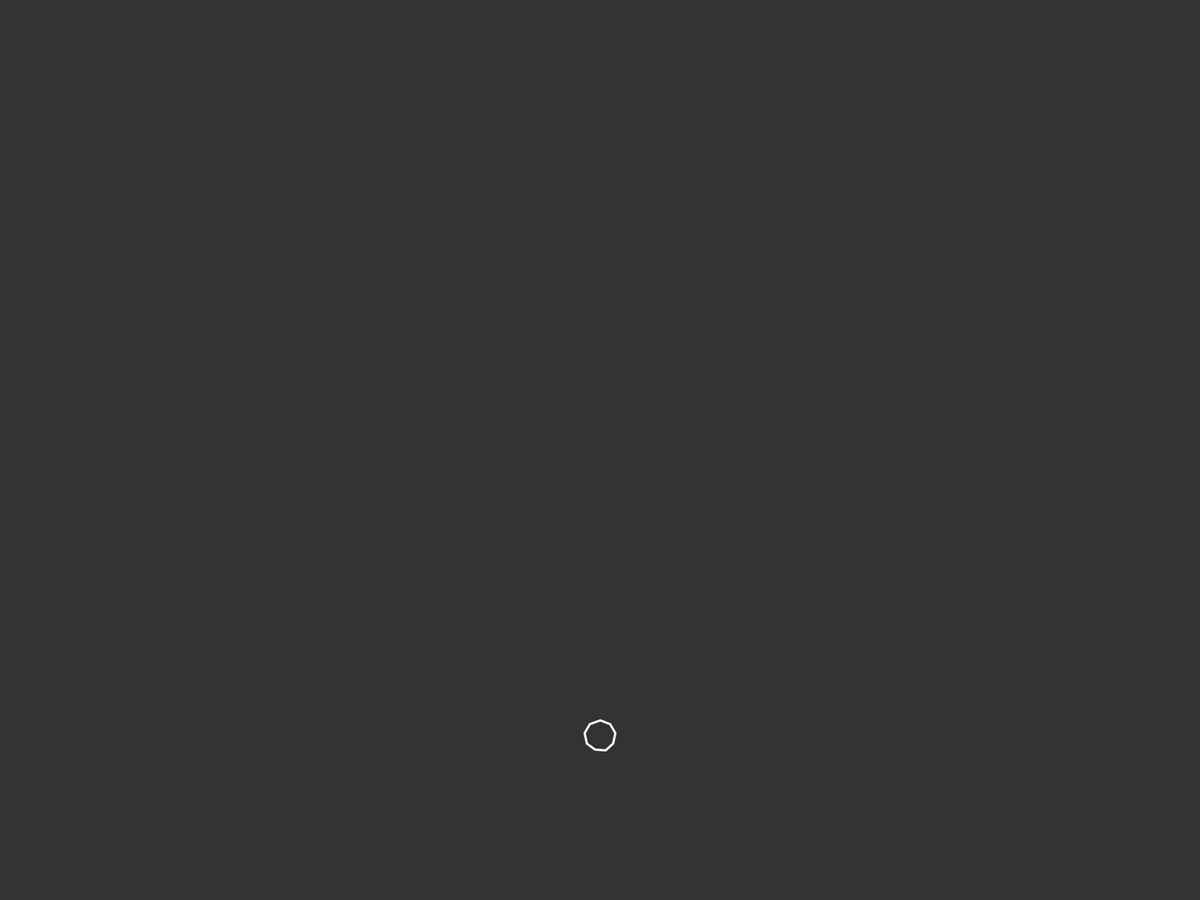
Frame 1 (no input)
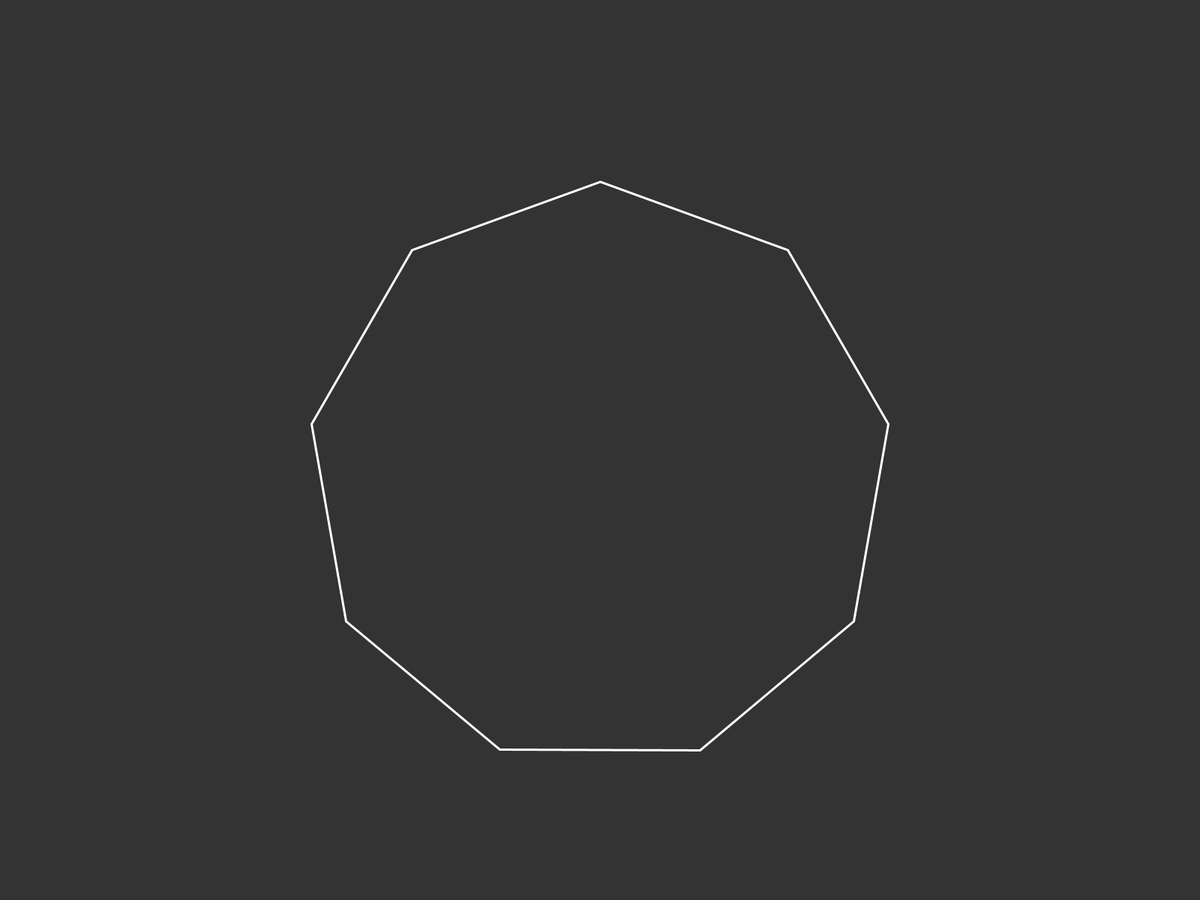
Frame 60 (the mouse pressed at the canvas centre just before this capture)
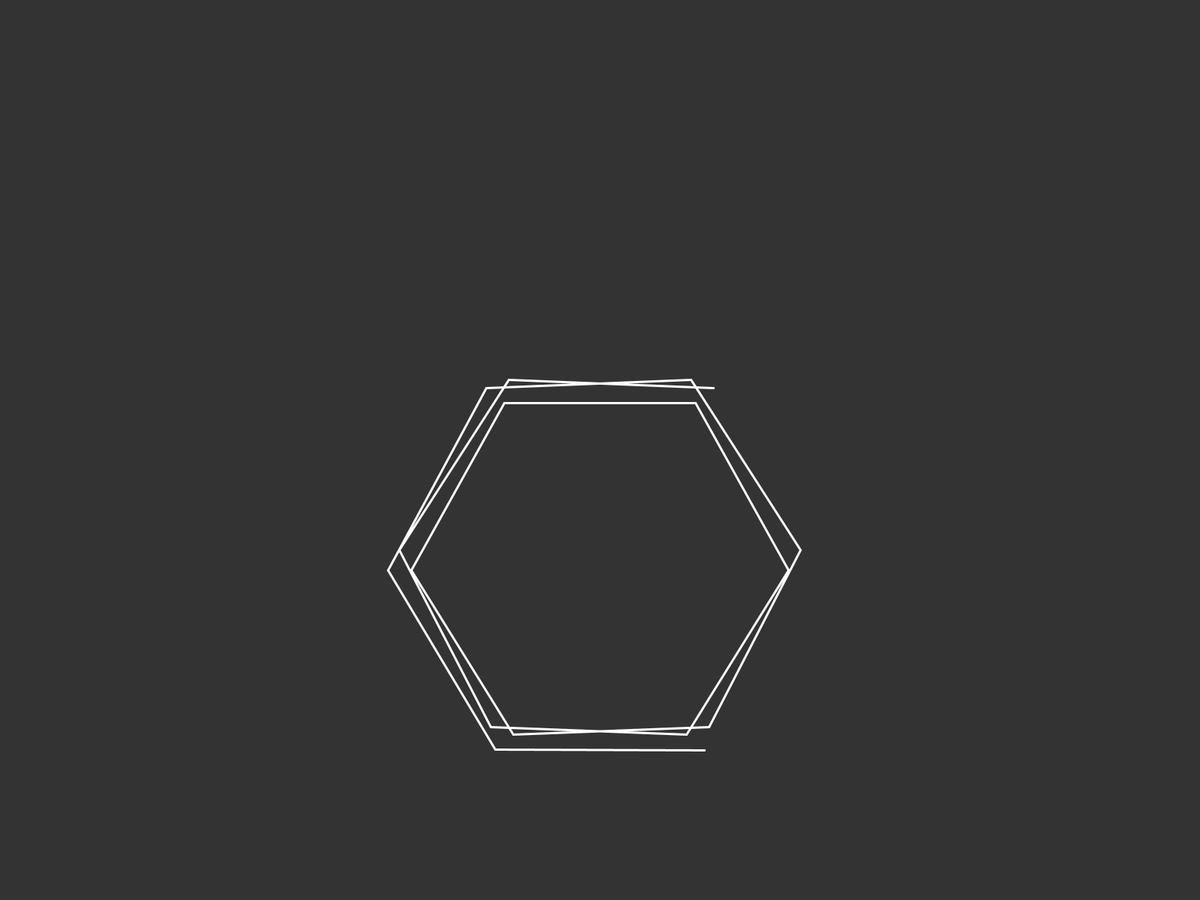
Frame 120 (the mouse held since frame 60 and released just before this capture)

The Processing sketch that drew these frames (run headless with seeded random() and noise(); from frame 60 on, the mouse is pressed at the canvas centre):

// Processing sketch: RelaxingPoly2
// ── RelaxingPoly2.pde
// Max number of edges in polygon
int num_polys = 7;
// Length of polygon edges
int edge_len = 280;
// Number of points per edge for lerp
int edge_res = 3;
// mouse position
int ticker;
// list of regular polygon geoms
RegPoly[] poly_list;
// Arraylist to store the vertices drawn
ArrayList<PVector> morph = new ArrayList<PVector>();

void setup() {
  fullScreen();
  poly_list = new RegPoly[num_polys];
  for (int i = 0; i < num_polys; i++) {
    // Generate vertex coords for each poly
    poly_list[i] = new RegPoly(i+3, edge_len);
  }
  for (int i = 0; i < 2*num_polys+3; i++) {
    // Add a PVector for max number of 
    morph.add(new PVector());
  }
}

void draw() {
  background(51);
  
  // ticker: integer rep of mouse Y pos rel to screen size
  ticker = int(map(mouseY, 0, height, num_polys-1, 0));
  
  //for (int i=ticker - 1; i>-1; i--){
  //  //int shade = int(map(cos(PI*i/(2*num_polys)), 0, 1, 0, 255));
  //  poly_list[i].display(width/2, 5*height/6, 255);
  //}
  
  RegPoly target_poly = poly_list[ticker];
  // iterate over each Pvector in morph
  for (int i = 0; i < morph.size(); i++) {
    // get target vertex coordinates
    PVector v_target;
    v_target = target_poly.s.getVertex(i % target_poly.n);
    // Get the vertex we will draw
    PVector v_subject = morph.get(i);
    // Lerp to the target
    v_subject.lerp(v_target, 0.05);
  }
  
  // Draw relative to center
  translate(width/2, 5*height/6);
  rotate(PI);
  strokeWeight(3);
  // Draw a polygon that makes up all the vertices
  beginShape();
  noFill();
  stroke(255);
  for (PVector v : morph) {
    vertex(v.x, v.y);
  }
  endShape();
  
}

// ── RegPoly.pde
// A class for creation of regular polygons
// edges can be segmented into more points than number of main vertices

class RegPoly {
  // Num_vertices
  int n;
  // Shape obj
  PShape s;
  int stroke_weight = 4;
  int stroke_shade = 255;
  // Midpoint of bottom edge
  float x, y;
  // ArrayList of coords of vertices
  ArrayList<PVector> original;
  
  RegPoly(int n_, float l) {
    n = n_;
    float angle = TWO_PI / n;
    float sx = 0 - l/2;
    float sy = 0;

    original = new ArrayList<PVector>();
    for (float a = 0; a < TWO_PI; a += angle) {
      original.add(new PVector(sx, sy));
      sx += cos(a) * l;
      sy += sin(a) * l;
    }
    s = createShape();
    s.beginShape();
    s.strokeWeight(stroke_weight);
    s.stroke(stroke_shade);
    for (PVector v : original) {
      s.vertex(v.x, v.y);
    }
    s.endShape(CLOSE);
  }
  
  void display(float x, float y, color c_fill){
    pushMatrix();
    translate(x, y);
    rotate(PI);
    s.setFill(color(c_fill));
    shape(s);
    popMatrix();
  }
}
